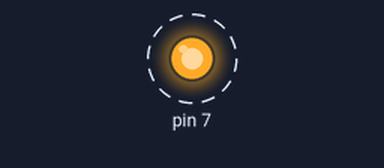
This sketch was run on a simulated Arduino Uno, built with avr-gcc and run on an emulated ATmega328P. Shown: output pins drawn as LEDs (lit = HIGH). Dashed ring = blinking.

Above: at 0.5 s.
Timing chart, 0 to 4.6 s (numbered marks = the images above):
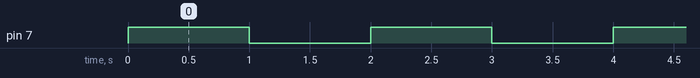

The sketch:

Blink_with_registers.ino
```cpp
int main(void)
{
  DDRD = 0b10000000 ;
  while(true){
    PORTD = 0b10000000 ;
    _delay_ms(1000);
    PORTD = 0b00000000 ;
    _delay_ms(1000);
  }
}
```

Measured:
- by itself, pin 7: alternates HIGH for 1.0 s and LOW for 1.0 s
